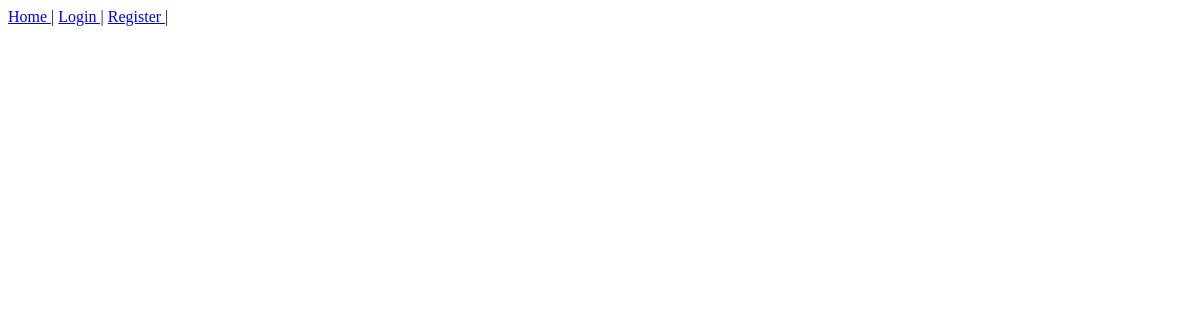
/recipe/Chocolate Cupcakes222/, run on an earlier commit of the app's database.
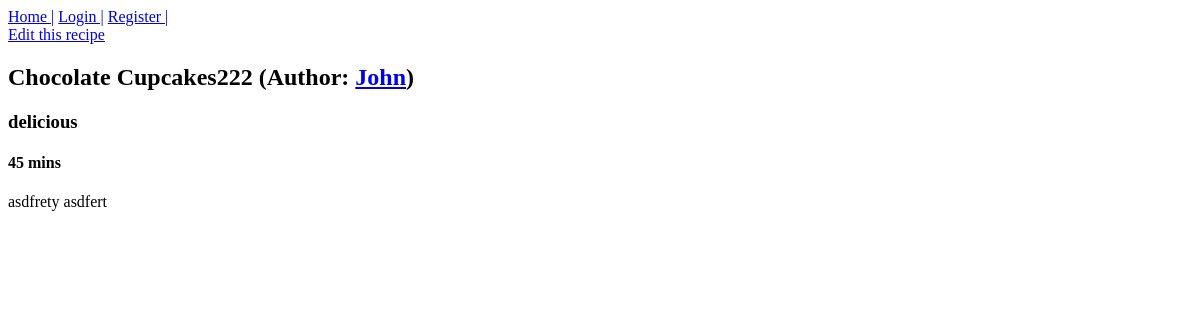
And on a later commit of the database.
### RecipeBox/models.py (models this page shows, shortened)
class Recipe(models.Model):
    title = models.CharField(max_length=50)
    description = models.CharField(max_length=50)
    timeRequired = models.CharField(max_length=20)
    instructions = models.TextField(max_length=500)
    author = models.ForeignKey(Author,on_delete=models.CASCADE)

class Author(models.Model):
    user = models.OneToOneField(User,on_delete=models.CASCADE)
    name = models.CharField(max_length=30)
    bio = models.TextField(max_length=200)

### RecipeBox/views.py (the view)
# urls.py: path('recipe/<str:title>/', views.detail, name='detail'),
def detail(request, title):
    items = Recipe.objects.all().filter(title=title)
    return render(request,"recipe.html",{'recipes':items})

### RecipeBox/templates/recipe.html (shortened to what this page needs)
<div id="nav">
    {% if user.is_authenticated %}
        <a href="{% url 'homepage'%}">Home |</a>
        <a href="{% url 'addRecipe'%}">Add Recipe |</a>
        {% if user.is_staff %}
        <a href="{% url 'addAuthor'%}">Add Author |</a>
        {% endif %}
        <a href="{% url 'logout'%}">Logout |</a>
    {% else %}
        <a href="{% url 'homepage'%}">Home |</a>
        <a href="{% url 'login'%}">Login |</a>
        <a href="{% url 'register'%}">Register |</a>
    {% endif %}
</div>
{% for item in recipes %}
<a href="{% url 'edit_recipe' item.id%}">Edit this recipe</a>
        <h2>{{item.title}} (Author: <a href="{% url 'author' item.author.name %}">{{item.author.name}}</a>)</h2>
        <h3>{{item.description}}</h3>
        <h4>{{item.timeRequired}}</h4>
        <p>{{item.instructions}}</p>
    {% endfor %}

What changed in the data, as far as the page shows it:
now on this page (row edited): Recipe: title "Chocolate Cupcakes222", author.name "John", description "delicious", timeRequired "45 mins", instructions "asdfrety asdfert"
